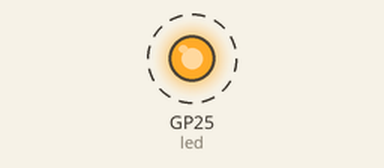
Recording of a program running on a simulated Raspberry Pi Pico running MicroPython. Shown: output pins drawn as LEDs (lit = HIGH). Dashed ring = blinking. Threads take turns every 2 ms; what the program prints to the serial console is not drawn. At 10.0 s the program stops and its outputs stay as they are.

Above: at 0.2 s.
Timing chart, 0 to 3.0 s (numbered marks = the images above):
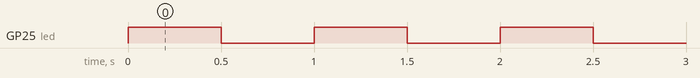

The program:

multicore.py
```python
import time, _thread, machine

def task(n,delay):
    led = machine.Pin(25,machine.Pin.OUT)
    for i in range(n):
        led.high()
        time.sleep(delay)
        led.low()
        time.sleep(delay)
    print("done")

"""Only one thread can be started/running at any one time, because there is no RTOS just a second core. The GIL is not
enabled so both core0 and core1 can run Python code concurrently, with care to use locks for shared data."""

_thread.start_new_thread(task,(10,0.5))
```

Measured:
- by itself, GP25 (led): alternates HIGH for 0.50 s and LOW for 0.50 s, 20 changes in all, then stays LOW
